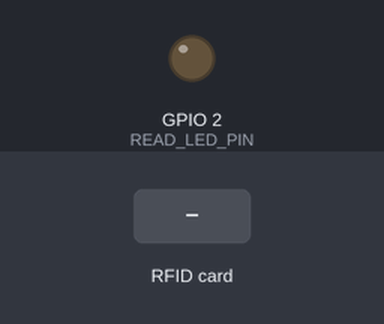
A sketch run on a simulated ESP8266 (NodeMCU). Parts: output pins drawn as LEDs (lit = HIGH). The test bench sets the inputs (shaded band). WiFi joins after 1.5 s; servers stay silent unless stated; no MQTT or app messages arrive unless stated; what the sketch prints to the serial monitor is not drawn.

Above: at 2.0 s.
At 3.5 s:
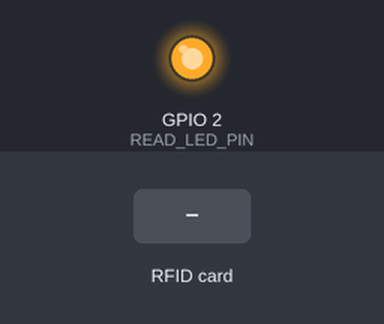
3.6 s: RFID card 5E 7A 19 C4 held to the reader
At 4.1 s:
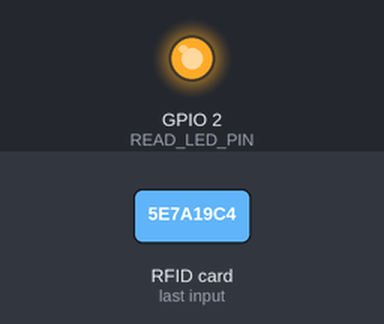
Timing chart, 0 to 6.6 s (numbered marks = the images above; inputs shaded):
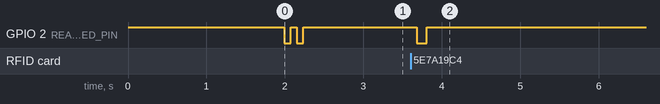

Measured:
- after the input at 3.6 s, GPIO 2 (READ_LED_PIN): HIGH → LOW after 0.08 s, → HIGH 0.13 s later

The sketch:

ESP01_reader.ino
```cpp
/*
 * NodeMCU ESP8266 + RDM6300 RFID (Hardware UART version)
 * Auto-booting + runtime config fetch + MQTT publish
 *
 * Wiring:
 *   RDM6300 VCC → NodeMCU 3.3V
 *   RDM6300 GND → NodeMCU GND
 *   RDM6300 TX  → NodeMCU RX (GPIO3 / D9)
 */

#include <Arduino.h>
#include <ESP8266WiFi.h>
#include <ESP8266HTTPClient.h>   // << added for boot-time config fetch
#include <PubSubClient.h>
#include <rdm6300.h>
#include <ArduinoJson.h>

// ===== WiFi Credentials =====
const char* ssid     = "Adaikalam";
const char* password = "ROOM@1362";

// ===== Server (for boot-time config fetch) =====
const char* serverBase = "http://10.30.9.163:4000";  // <-- change to your Node server

// ===== MQTT Configuration =====
const char* mqtt_server = "10.30.9.163";  // Your broker (PC/LAN IP)
const int   mqtt_port   = 1885;

// ===== Reader Index (unique per device) =====
const int rIndex = 1;   // <-- set a unique number per physical reader

// ===== Runtime-configured IDs (populated from server) =====
String readerID = "REGISTER";   // fallback default
String portal   = "portal1";    // fallback default

// ===== LED Config (NodeMCU builtin LED is active LOW) =====
#define READ_LED_PIN LED_BUILTIN

// ===== MQTT and RFID Setup =====
WiFiClient wifiClient;
PubSubClient mqttClient(wifiClient);
Rdm6300 rdm6300;

// ------------ Utility: LED blink -------------
void blink(int times, int onMs = 150, int offMs = 150) {
  for (int i = 0; i < times; i++) {
    digitalWrite(READ_LED_PIN, LOW);
    delay(onMs);
    digitalWrite(READ_LED_PIN, HIGH);
    delay(offMs);
  }
}

// ------------ WiFi connect with timeout + auto-restart -------------
bool connectWiFiWithTimeout(uint32_t timeoutMs = 20000) {
  Serial.printf("Connecting to WiFi SSID \"%s\" ...\n", ssid);
  WiFi.mode(WIFI_STA);
  WiFi.begin(ssid, password);

  uint32_t start = millis();
  while (WiFi.status() != WL_CONNECTED && (millis() - start) < timeoutMs) {
    delay(250);
    Serial.print(".");
    yield();
  }
  Serial.println();
  if (WiFi.status() == WL_CONNECTED) {
    Serial.print("WiFi connected. IP: ");
    Serial.println(WiFi.localIP());
    return true;
  }
  Serial.println("WiFi connect timeout. Auto-restarting...");
  blink(5, 60, 60);
  ESP.restart(); // auto-boot recovery
  return false;  // (never reached)
}

// ------------ Boot-time config fetch (HTTP GET) -------------
bool fetchConfigOnce() {
  if (WiFi.status() != WL_CONNECTED) return false;

  WiFiClient client;
  HTTPClient http;
  String url = String(serverBase) + "/api/reader-config/" + String(rIndex);

  Serial.println("Fetching config: " + url);
  if (!http.begin(client, url)) {
    Serial.println("HTTP begin() failed");
    return false;
  }

  int code = http.GET();
  if (code <= 0) {
    Serial.println("HTTP GET error: " + String(code));
    http.end();
    return false;
  }

  if (code == 200) {
    String payload = http.getString();
    StaticJsonDocument<256> doc;
    DeserializationError err = deserializeJson(doc, payload);
    if (!err) {
      if (doc.containsKey("readerID")) readerID = String((const char*)doc["readerID"]);
      if (doc.containsKey("portal"))   portal   = String((const char*)doc["portal"]);
      Serial.println("Config OK -> readerID=" + readerID + ", portal=" + portal);
    } else {
      Serial.println("JSON parse failed");
    }
  } else {
    Serial.println("Config GET returned HTTP " + String(code));
  }

  http.end();
  return true;
}

// ------------ MQTT connect / reconnect -------------
void connectToMqtt() {
  mqttClient.setServer(mqtt_server, mqtt_port);

  while (!mqttClient.connected()) {
    Serial.print("MQTT connecting ... ");
    String clientId = "ESP8266-RFID-" + String(rIndex);

    // (Optionally add username/password to connect() if your broker requires it)
    if (mqttClient.connect(clientId.c_str())) {
      Serial.println("connected");
      blink(2, 80, 80);
    } else {
      Serial.print("failed, rc=");
      Serial.print(mqttClient.state());
      Serial.println(" -> retry in 3s");
      blink(1, 50, 150);
      delay(3000);
    }
  }
}

void ensureMqtt() {
  if (!mqttClient.connected()) {
    connectToMqtt();
  }
  mqttClient.loop();
}

void setup() {
  pinMode(READ_LED_PIN, OUTPUT);
  digitalWrite(READ_LED_PIN, HIGH);   // off

  Serial.begin(9600);                  // RDM6300 default baud is 9600
  delay(200);

  rdm6300.begin(&Serial);

  // WiFi with timeout + auto restart if it can't connect
  connectWiFiWithTimeout(20000);

  // Boot-time config fetch (non-fatal if server is down)
  fetchConfigOnce();

  // MQTT
  connectToMqtt();

  Serial.println("Boot complete. Waiting for RFID taps...");
}

void loop() {
  // Keep WiFi healthy
  if (WiFi.status() != WL_CONNECTED) {
    Serial.println("WiFi dropped. Reconnecting...");
    connectWiFiWithTimeout(20000);
    // Re-fetch config when WiFi returns (optional)
    fetchConfigOnce();
  }

  // Keep MQTT healthy
  ensureMqtt();

  // Read RFID
  if (rdm6300.get_new_tag_id()) {
    unsigned long tag = rdm6300.get_tag_id();

    // LED ON while sending (active LOW)
    digitalWrite(READ_LED_PIN, LOW);

    // Build topic and payload
    String topic = "rfid/" + portal;

    String tagHex = String(tag, HEX);
    tagHex.toUpperCase();

    StaticJsonDocument<200> doc;
    doc["portal"]       = portal;
    doc["rfid_card_id"] = tagHex;
    doc["label"]        = readerID;

    String payload;
    serializeJson(doc, payload);

    // Logs
    Serial.println("=== RFID TAP DETECTED ===");
    Serial.println("Topic:   " + topic);
    Serial.println("Payload: " + payload);
    Serial.println("=========================");

    // Publish
    bool ok = mqttClient.publish(topic.c_str(), payload.c_str());
    if (ok) {
      Serial.println("✅ MQTT published successfully!");
    } else {
      Serial.println("❌ MQTT publish failed!");
    }

    // LED OFF after sending
    digitalWrite(READ_LED_PIN, HIGH);
  }

  delay(80);
  yield(); // keep WDT happy
}
```
